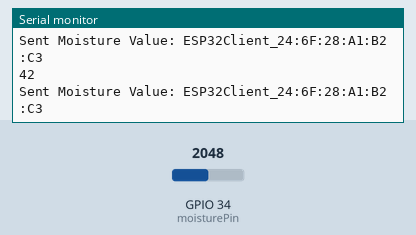
Simulated run of this sketch. Board: ESP32. Shown: the last lines printed to the serial monitor. Inputs (shaded band) come from the test bench; at power-on: GPIO 34 (moisturePin) = 2048. WiFi joins after 1.5 s; servers stay silent unless stated; no MQTT or app messages arrive unless stated.

Above: at 3.2 s.
3.3 s: GPIO 34 (moisturePin) set to 2866
At 3.86 s:
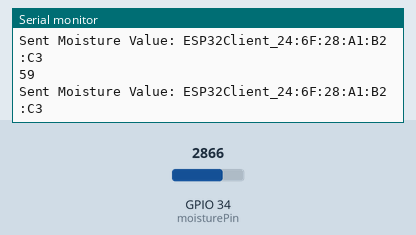
4.8 s: GPIO 34 (moisturePin) set to 3603
At 5.36 s:
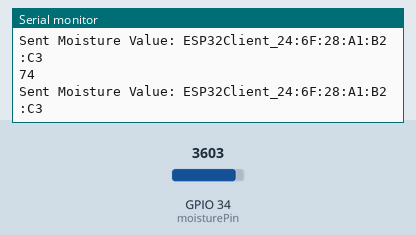
Timing chart, 0 to 7.8 s (numbered marks = the images above; inputs shaded):
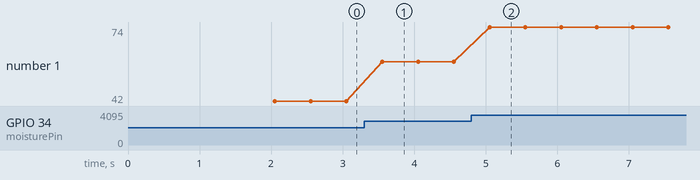

Measured:
- after the input at 3.3 s, the serial monitor: prints a new line after 0.25 s (image 1)
- after the input at 4.8 s, the serial monitor: prints a new line after 0.25 s (image 2)
- plotted number 1: 42 → 59 after the input at 3.3 s, 59 → 74 after the input at 4.8 s

The sketch:

sensor.ino
```cpp
//libraries to integrate functionality
#include <WiFi.h> //wifi connection
#include <PubSubClient.h> //MQTT messaging
#include <Arduino.h> //Input and output

// Potentionmeter
const int moisturePin = 34;
int moistureValue = 0;
int moistureTrueValue = 0;

// Wi-Fi credentials: replace with those of your network
const char* ssid = "alivio";  // The name of the WiFi network
const char* password = "alivioalivio"; // The WiFi network passkey

// MQTT broker details: replace with your own
const char* mqtt_server = "192.168.184.18"; // The MQTT broker's hostname or IP address
const int mqtt_port = 1883;  // MQTT broker port (1883 is default)
const char* mqtt_topic = "soil/moisture";  // MQTT topic to publish messages
// MQTT client name prefix (will add MAC address)
String name = "ESP32Client_";

// Create an instance of the WiFiClient class
WiFiClient espClient;
// Create an instance of the PubSubClient class
PubSubClient client(espClient);

// Timer for publishing every 5 seconds
unsigned long previousMillis = 0;
const long interval = 500;

void setup() {
  // Start Serial communication
  Serial.begin(115200);

  // Read the MAC address
  uint8_t mac[6];
  esp_read_mac(mac, ESP_MAC_WIFI_STA);
  // Convert MAC address to a string
  char macStr[18]; // MAC address is 12 characters long without separators, plus null terminator
  snprintf(macStr, sizeof(macStr), "%02X:%02X:%02X:%02X:%02X:%02X", mac[0], mac[1], mac[2], mac[3], mac[4], mac[5]);
  // Concatenate the name prefix with the MAC address
  name = name + macStr;

  // Connect to Wi-Fi
  WiFi.begin(ssid, password);
  while (WiFi.status() != WL_CONNECTED) {
    delay(1000);
    Serial.println("Connecting to WiFi...");
  }
  Serial.println("Connected to WiFi");

  // Set MQTT server and port
  client.setServer(mqtt_server, mqtt_port);
}

void loop() {
  // Connect to MQTT if necessary
  if (!client.connected()) {
    connect();
  }

  // Get the current time
  unsigned long currentMillis = millis();

  // Publish a message every 5 seconds
  if (currentMillis - previousMillis >= interval) {
    previousMillis = currentMillis;

    // Read potentiometer value
    moistureValue = analogRead(moisturePin);
    moistureTrueValue = map(moistureValue, 0, 2900, 0, 60);

    // Your message to publish
    String message = String(moistureTrueValue);
    Serial.println(moistureTrueValue);

    // Publish the message to the MQTT topic
    client.publish(mqtt_topic, message.c_str());
    Serial.println("Sent Moisture Value: " + name);
  }

  // Allow the PubSubClient to process incoming messages
  client.loop();
}

void connect() {
  // Loop until we're reconnected
  while (!client.connected()) {
    Serial.println("Attempting MQTT connection...");

    // Attempt to connect
    if (client.connect(name.c_str())) {
      Serial.println("Connected to MQTT broker");
    } else {
      Serial.print("Failed to connect to MQTT broker, rc=");
      Serial.print(client.state());
      Serial.println("Try again in 5 seconds");
      delay(5000);
    }
  }
}
```
